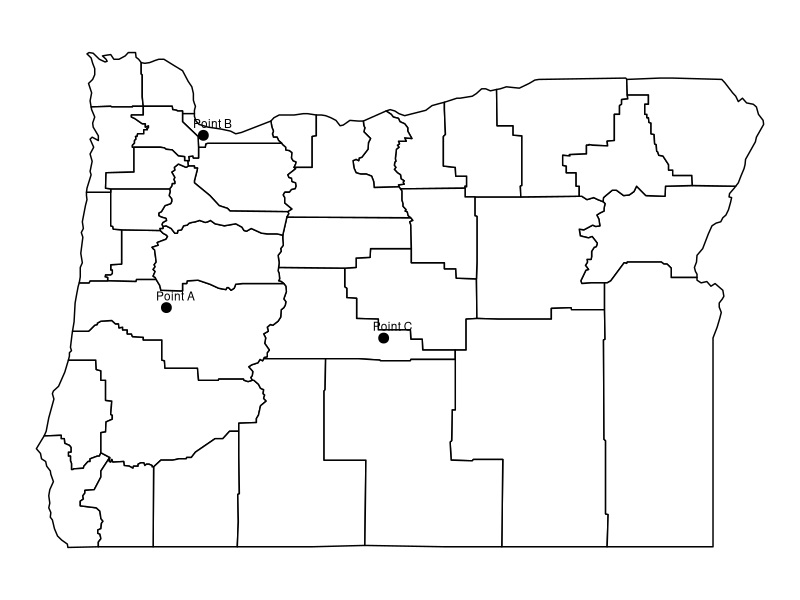

Here is the R script that generated this plot:
## ---- chunk 1
install.packages("tidyverse")
install.packages("maps")
library(tidyverse)
library(maps)


## ---- chunk 2
#assign variable
oregon_counties <- map_data("county", "oregon")


# print it out
oregon_counties
## ---- chunk 3
data_points <- tibble(
  lat = c(44.05, 45.52, 43.79),
  long = c(-123.09, -122.68, -120.68),
  label = c("Point A", "Point B", "Point C")
)
## ---- chunk 4
ggplot() +
  geom_polygon(data = oregon_counties, aes(x = long, y = lat, group = group), fill = "white", color = "black") +
  geom_point(data = data_points, aes(x = long, y = lat), size = 3) +
  geom_text(data = data_points, aes(x = long + 0.1, y = lat + 0.1, label = label), size = 3) +
  coord_fixed(1.3) +
  theme_void()
